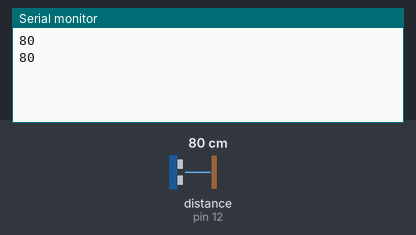
This sketch was run on a simulated Arduino Uno, built with avr-gcc and run on an emulated ATmega328P. Shown: the last lines printed to the serial monitor. The inputs (shaded band) are chosen by the test bench; at power-on: distance to the obstacle (sensor on pin 12) 80 cm. The echo pulse lasts 58.3 µs per cm.

Above: at 2.2 s.
2.3 s: distance to the obstacle (sensor on pin 12) set to 2 cm
At 3.6 s:
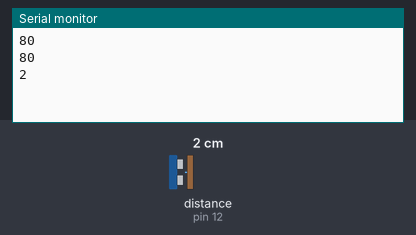
3.8 s: distance to the obstacle (sensor on pin 12) set to 4 cm
At 4.9 s:
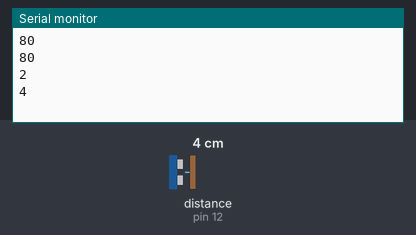
Timing chart, 0 to 6.8 s (numbered marks = the images above; inputs shaded):
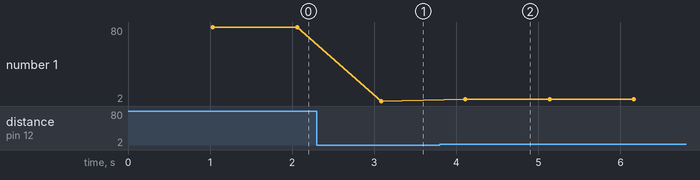

Measured:
- after the input at 2.3 s, the serial monitor: prints a new line after 0.79 s (image 1)
- after the input at 3.8 s, the serial monitor: prints a new line after 0.31 s (image 2)
- plotted number 1: 80 → 2 after the input at 2.3 s, 2 → 4 after the input at 3.8 s

The sketch:

Lesson_10_Ultrasonic.ino
```cpp
#include "SR04.h"

// Pins
int triggerPin = 12;
int echoPin = 11;

// Get an instance of an SR04
SR04 sensor = SR04(echoPin, triggerPin);

// Var for distance measurements
long distance;

void setup() {
  // put your setup code here, to run once:
  Serial.begin(9600);
  delay(1000);
}

void loop() {
  // put your main code here, to run repeatedly:
  distance = sensor.Distance();
  Serial.println(distance);
  delay(1000);
}
```
